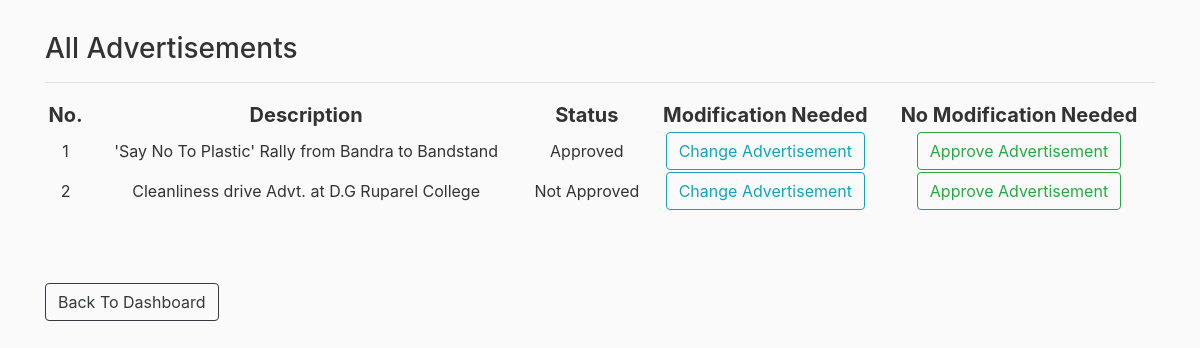
/cp_advt (signed in), run on an earlier commit of the app's database.
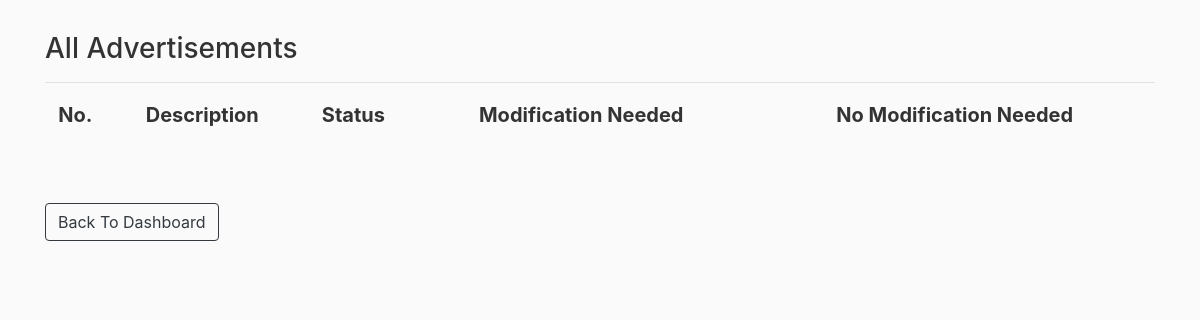
And on a later commit of the database.
### rbac/models.py (models this page shows)
class Advertisement(db.Model):
    id = db.Column(db.Integer, primary_key=True)
    description = db.Column(db.String(200), nullable=False)
    college_list = db.relationship('College', backref='advertisement', lazy=True)
    status = db.Column(db.String(20), nullable=False) #0=not approved; 1=approved;

### rbac/routes.py (the view)
@app.route("/cp_advt", methods=['GET','POST'])
@login_required
def cp_advt():
    if get_role(current_user) != 'CP':
        return redirect(url_for('home'))
    advts = Advertisement.query.all()
    return render_template('cp_advt.html',advts=advts)

### rbac/models.py (called while the page is built)
@login_manager.user_loader
def load_user(user_id):
    return User.query.get(int(user_id))

### rbac/templates/cp_advt.html
{% extends "layout.html" %}
{% block content %}
    <h3>All Advertisements</h3>
    <table style="width: 100%; text-align: center;">
        <tr style="font-size: 20px;">
                <th>No.</th>
                <th>Description</th>
                <th>Status</th>
                <th>Modification Needed</th>
                <th>No Modification Needed</th>
        </tr>
        <hr>
        {% for advt in advts %}
            <tr>
                <td>{{ loop.index }}</td>
                <td>{{ advt.description }}</td>
                <td>
                    {% if advt.status == '1' %}
                        Approved
                    {% elif advt.status == '0' %}
                        Not Approved
                    {% elif advt.status == '2' %}
                        Changes Needed
                    {% endif %}
                </td>
                <td><a class="btn btn-outline-info" role="button" href="{{ url_for('change_advt',id=advt.id)}}">Change Advertisement</a></td>
                <td><a class="btn btn-outline-success" role="button" href="{{ url_for('approve_advt',id=advt.id)}}">Approve Advertisement</a></td>
            </tr>
        {% endfor %}
    </table>
    <br><br><br>
    <a href="{{ url_for('cp_dashboard') }}" class="btn btn-outline-dark" >Back To Dashboard</a>
{% endblock content %}

What changed in the data, as far as the page shows it:
removed Advertisement: description "'Say No To Plastic' Rally from Bandra to Bandstand", status "Approved"
removed Advertisement: description "Cleanliness drive Advt. at D.G Ruparel College", status "Not Approved"
